Frame 1 (no input): blank canvas, image omitted
Frame 60 (no input): blank canvas, image omitted
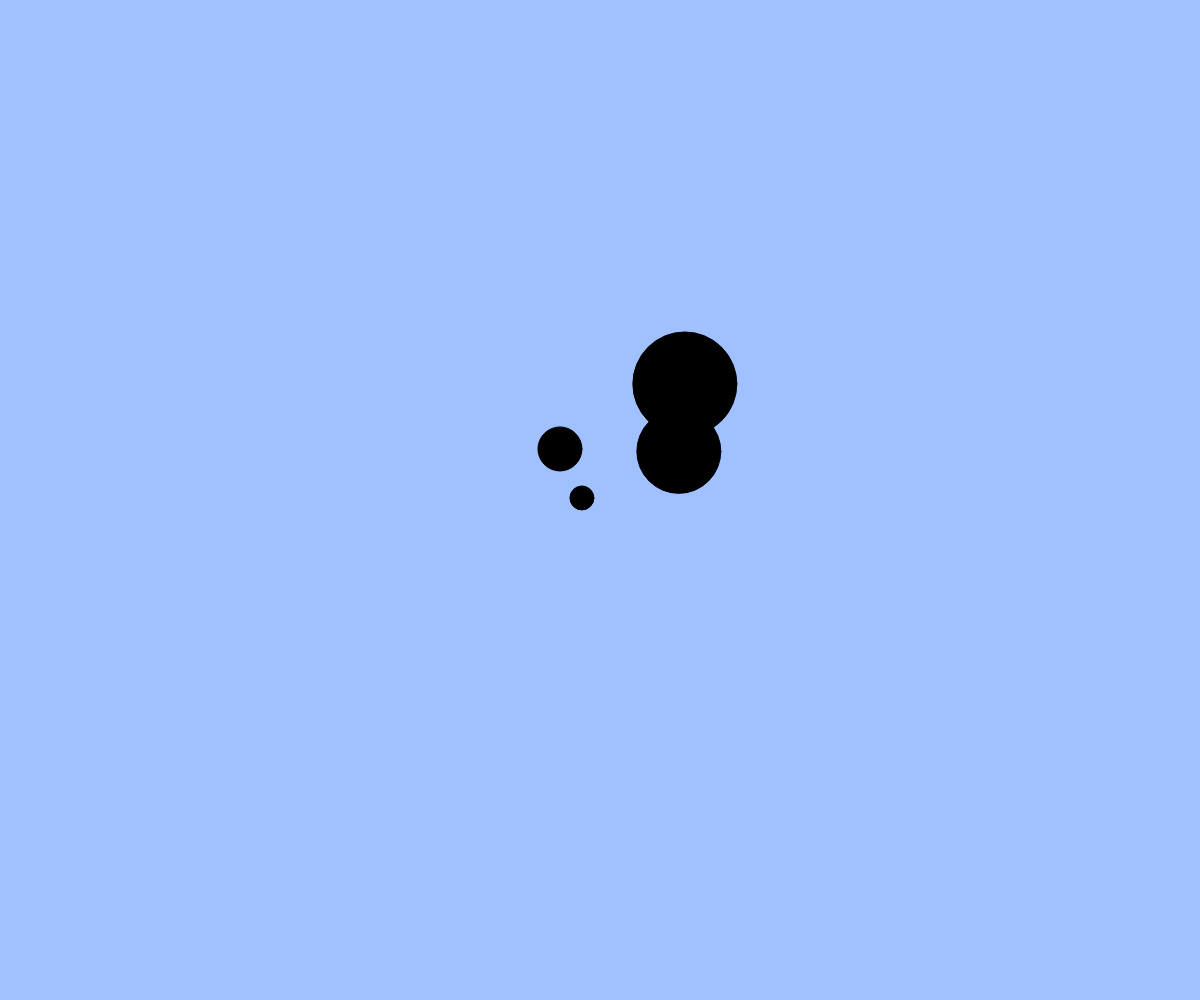
Frame 120 (the mouse pressed at the canvas centre since frame 60)

The p5.js sketch whose frames 1 and 60 were blank and that drew this single picture after the mouse press (run headless with seeded random() and noise() and a simulated clock; from frame 60 on, the mouse is pressed at the canvas centre):

// p5.js sketch
// ── sketch.js
// たくさん出てくるアニメーション
let balls;
let targets; // 追加（ボールを当てる的）

function setup(){
  createCanvas(windowWidth, windowHeight);
  balls = [];
  targets = [];
}

function windowResized(){
  resizeCanvas(windowWidth, windowHeight);
}

function draw(){
  background(160, 192, 255);

  // 的のアニメーション（注意：追加しないと何も起きない）
  for(let i = 0; i < targets.length; i++){
    let t = targets[i];
    fill(0);
    ellipse(t.x, t.y, t.size);
    t.x += t.vx;
    t.y += t.vy;
    t.size += 1;
  }

  // ボールのアニメーション
  for(let i = 0; i < balls.length; i++){
    let b = balls[i];
    fill(255);
    ellipse(b.x, b.y, b.size);
    b.x += b.vx;
    b.y += b.vy;
  }

  // 画面外に出たボールを配列から削除する
  const ballsInCanvas = []; // 画面内のボールを一時的に保持する配列
  for(let i = 0; i < balls.length; i++){
    let b = balls[i];
    if(b.x > 0 && b.x < width && b.y > 0 && b.y < height){ // 画面内
      ballsInCanvas.push(b);
    }
  }
  balls = ballsInCanvas; // 画面内のボールだけを残す

  // 補足：filter 関数を使うともっと簡単に書ける
  // balls = balls.filter(insideCanvas);

  if(frameCount % 20 === 0) { // 20フレームごとに新しい的を追加する
    // BLANK[1] 新しい的オブジェクトを作成して targets 配列に追加しよう
    let t1 = {x : width/2 , y : height / 2 , vx : random(-2,2) ,vy : random(-2,2) , size : 5}
    targets.push(t1)
  }

  // ボールに当たった or 大きくなりすぎた的を配列から削除する
  const activeTargets = []; // 生き残った的を一時的に保持する配列
  for(let i = 0; i < targets.length; i++){
    let t = targets[i];
    if(t.size < 200){ // 大きくなりすぎていない
      let hit = false;
      for(let j = 0; j < balls.length; j++){ // すべてのボールと衝突判定
        let b = balls[j];

        // BLANK[2]
        if (dist(t.x, t.y, b.x, b.y) < (t.size + b.size) / 2) {
        hit = true;
      }
      }
      if(!hit) activeTargets.push(t); // 衝突していなければ生き残る
    }
  }
  targets = activeTargets; // 生き残った的だけを残す
}

function mouseDragged(){
  const dx = mouseX - pmouseX;
  const dy = mouseY - pmouseY;
  if(mag(dx, dy) > 5){
    const b = { x: mouseX, y: mouseY, size: 20, vx: dx, vy: dy };
    balls.push(b);
  }
}

function insideCanvas(b) {
  return b.x > 0 && b.x < width && b.y > 0 && b.y < height;
}
